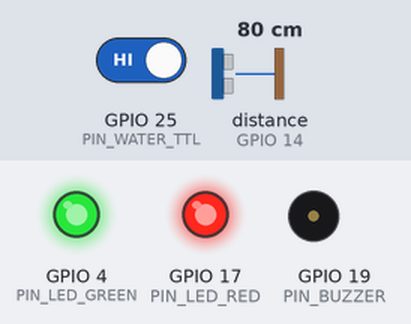
A sketch run on a simulated ESP32. Shown: output pins drawn as LEDs (lit = HIGH), buzzer (waves = sounding, pin HIGH). Wiring (inferred from the names in the program): ultrasonic range finder: trigger GPIO 13; echo GPIO 14. Dashed ring = blinking. The inputs (shaded band) are chosen by the test bench; at power-on: distance to the obstacle (sensor on GPIO 14) 80 cm, GPIO 25 (PIN_WATER_TTL) HIGH. The echo pulse lasts 58.3 µs per cm; WiFi joins after 1.5 s; servers stay silent unless stated; uploads are accepted with an empty reply; pins used as bus, display or sensor lines are not drawn; what the sketch prints to the serial monitor is not drawn. At 19.0 s the program puts the board to deep sleep or switches it off; the recording ends there.

Above: at 2.3 s.
5.3 s: distance to the obstacle (sensor on GPIO 14) set to 73 cm
At 8.9 s:
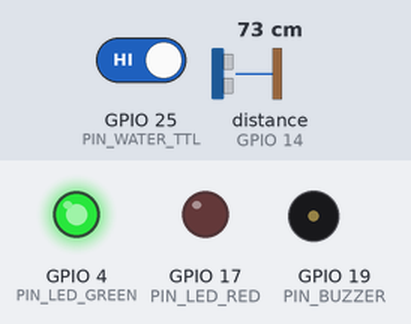
12.0 s: distance to the obstacle (sensor on GPIO 14) set to 120 cm
At 13.3 s:
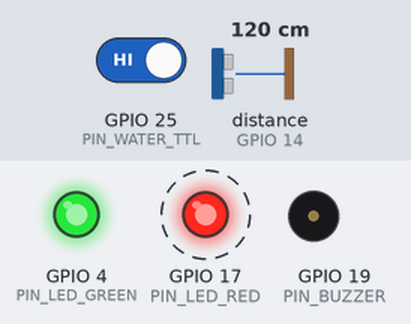
15.5 s: distance to the obstacle (sensor on GPIO 14) set to 2 cm
At 16.33 s:
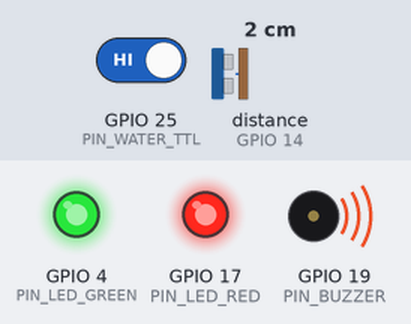
19.0 s: GPIO 25 (PIN_WATER_TTL) driven LOW
Timing chart, 0 to 19.0 s (numbered marks = the images above; inputs shaded):
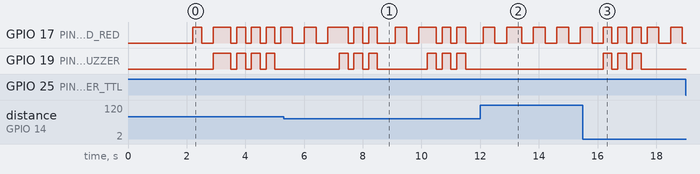

The sketch:

thefloodmonitor.ino
```cpp
#include <WiFi.h>
#include <HTTPClient.h>

// ─── Pin definitions ────────────────────────────────────────
#define PIN_WATER_TTL   25
#define PIN_TRIG        13
#define PIN_ECHO        14
#define PIN_LED_GREEN    4
#define PIN_LED_RED     17
#define PIN_BUZZER      19

// ─── Timing ─────────────────────────────────────────────────
#define CHECK_INTERVAL      3000
#define SENSOR_ECHO_TIMEOUT 25000

// ─── WiFi / Supabase ────────────────────────────────────────
const char* WIFI_SSID    = "zzhnb666";
const char* WIFI_PASS    = "zzh666666";
const char* SUPABASE_URL = "https://cbmleqcqohvaqelsbwuc.supabase.co";
const char* SUPABASE_KEY = "eyJhbGciOiJIUzI1NiIsInR5cCI6IkpXVCJ9.eyJpc3MiOiJzdXBhYmFzZSIsInJlZiI6ImNibWxlcWNxb2h2YXFlbHNid3VjIiwicm9sZSI6ImFub24iLCJpYXQiOjE3NzkxNzgwMzYsImV4cCI6MjA5NDc1NDAzNn0.sYdbPsT1w3gocZlW6_pqazdKCbsun2cNStWe9Uiz8cg";

// ─── Runtime state ──────────────────────────────────────────
float    installHeight         = 25.0f;
float    levelWarn             = 1.0f;
float    levelCritical         = 2.0f;
int      sensorErrorThreshold  = 3;

bool     waterDetected         = false;
bool     ultrasonicActive      = false;
float    lastWaterLevel        = -1.0f;
int      consecutiveEchoFails  = 0;
bool     sensorErrorState      = false;
unsigned long lastCheckTime    = 0;

// ─── Helpers ────────────────────────────────────────────────

void beep(int times, int onMs = 300, int offMs = 200) {
  for (int i = 0; i < times; i++) {
    digitalWrite(PIN_LED_RED, HIGH);
    digitalWrite(PIN_BUZZER,  HIGH);
    delay(onMs);
    digitalWrite(PIN_LED_RED, LOW);
    digitalWrite(PIN_BUZZER,  LOW);
    if (i < times - 1) delay(offMs);
  }
}

void beepLong() {
  digitalWrite(PIN_LED_RED, HIGH);
  digitalWrite(PIN_BUZZER,  HIGH);
  delay(1200);
  digitalWrite(PIN_LED_RED, LOW);
  digitalWrite(PIN_BUZZER,  LOW);
}

void blinkLed(int pin, unsigned long& lastT, bool& state, unsigned long interval = 400) {
  unsigned long now = millis();
  if (now - lastT > interval) {
    lastT = now;
    state = !state;
    digitalWrite(pin, state);
  }
}

// ─── WiFi ───────────────────────────────────────────────────

void connectWiFi() {
  Serial.printf("[WiFi] Connecting to %s", WIFI_SSID);
  WiFi.begin(WIFI_SSID, WIFI_PASS);
  int tries = 0;
  while (WiFi.status() != WL_CONNECTED && tries < 20) {
    delay(500);
    Serial.print(".");
    tries++;
  }
  if (WiFi.status() == WL_CONNECTED) {
    Serial.printf("\n[WiFi] Connected — IP: %s\n", WiFi.localIP().toString().c_str());
  } else {
    Serial.println("\n[WiFi] Failed — running offline");
  }
}

// ─── Supabase helpers ───────────────────────────────────────

String supabaseGet(const char* path) {
  if (WiFi.status() != WL_CONNECTED) return "";
  HTTPClient http;
  http.begin(String(SUPABASE_URL) + path);
  http.addHeader("apikey",        SUPABASE_KEY);
  http.addHeader("Authorization", String("Bearer ") + SUPABASE_KEY);
  int code = http.GET();
  String body = (code == 200) ? http.getString() : "";
  http.end();
  return body;
}

bool supabasePost(const char* path, const String& json) {
  if (WiFi.status() != WL_CONNECTED) return false;
  HTTPClient http;
  http.begin(String(SUPABASE_URL) + path);
  http.addHeader("Content-Type",  "application/json");
  http.addHeader("apikey",        SUPABASE_KEY);
  http.addHeader("Authorization", String("Bearer ") + SUPABASE_KEY);
  int code = http.POST(json);
  http.end();
  return code == 201;
}

bool supabasePatch(const char* path, const String& json) {
  if (WiFi.status() != WL_CONNECTED) return false;
  HTTPClient http;
  http.begin(String(SUPABASE_URL) + path);
  http.addHeader("Content-Type",  "application/json");
  http.addHeader("apikey",        SUPABASE_KEY);
  http.addHeader("Authorization", String("Bearer ") + SUPABASE_KEY);
  int code = http.PATCH(json);
  http.end();
  return (code == 200 || code == 204);
}

// ─── Config ─────────────────────────────────────────────────

float jsonFloat(const String& json, const char* key, float fallback) {
  String search = String("\"") + key + "\":";
  int idx = json.indexOf(search);
  if (idx < 0) return fallback;
  idx += search.length();
  while (idx < (int)json.length() && (json[idx] == ' ' || json[idx] == '"')) idx++;
  return json.substring(idx).toFloat();
}

int jsonInt(const String& json, const char* key, int fallback) {
  float v = jsonFloat(json, key, (float)fallback);
  return (int)v;
}

void loadConfig() {
  Serial.println("[Config] Loading from Supabase...");
  String body = supabaseGet("/rest/v1/config?id=eq.1&select=*");
  if (body.length() < 5) {
    Serial.println("[Config] Failed or empty — using defaults");
    return;
  }
  levelWarn            = jsonFloat(body, "level_warn",             levelWarn);
  levelCritical        = jsonFloat(body, "level_critical",         levelCritical);
  installHeight        = jsonFloat(body, "install_height",         installHeight);
  sensorErrorThreshold = jsonInt  (body, "sensor_error_threshold", sensorErrorThreshold);

  Serial.printf("[Config] warn=%.1f cm  critical=%.1f cm  height=%.1f cm  errorThresh=%d\n",
                levelWarn, levelCritical, installHeight, sensorErrorThreshold);
}

void writeInstallHeight(float height) {
  String json = "{\"install_height\":" + String(height, 1) + "}";
  bool ok = supabasePatch("/rest/v1/config?id=eq.1", json);
  Serial.printf("[Config] install_height=%.1f cm written — %s\n", height, ok ? "OK" : "FAIL");
}

// ─── Ultrasonic ─────────────────────────────────────────────

float measureDistance() {
  digitalWrite(PIN_TRIG, LOW);
  delayMicroseconds(2);
  digitalWrite(PIN_TRIG, HIGH);
  delayMicroseconds(10);
  digitalWrite(PIN_TRIG, LOW);
  long us = pulseIn(PIN_ECHO, HIGH, SENSOR_ECHO_TIMEOUT);
  if (us == 0) return -1.0f;
  return us * 0.0343f / 2.0f;
}

float measureDistanceStable() {
  float s[3];
  int valid = 0;
  for (int i = 0; i < 3; i++) {
    float d = measureDistance();
    if (d > 0) s[valid++] = d;
    delay(60);
  }
  if (valid == 0) return -1.0f;
  if (valid == 1) return s[0];
  if (s[0] > s[1]) { float t = s[0]; s[0] = s[1]; s[1] = t; }
  if (valid == 2)  return (s[0] + s[1]) / 2.0f;
  if (s[1] > s[2]) { float t = s[1]; s[1] = s[2]; s[2] = t; }
  if (s[0] > s[1]) { float t = s[0]; s[0] = s[1]; s[1] = t; }
  return s[1];
}

// ─── Readings upload ────────────────────────────────────────

void postReading(float waterLevel, float distance, const char* state, bool rising, bool ultrasonicError) {
  String json = "{\"water_level\":"      + String(waterLevel, 1)  +
                ",\"distance\":"         + String(distance, 1)    +
                ",\"alarm\":"            + (strcmp(state,"safe") != 0 ? "true" : "false") +
                ",\"state\":\""          + state                  + "\"" +
                ",\"rising\":"           + (rising ? "true" : "false") +
                ",\"ultrasonic_error\":" + (ultrasonicError ? "true" : "false") +
                "}";
  bool ok = supabasePost("/rest/v1/readings", json);
  Serial.printf("[Upload] state=%s rising=%d error=%d — %s\n",
                state, rising, ultrasonicError, ok ? "OK" : "FAIL");
}

// ─── Sensor error handling ──────────────────────────────────

void handleSensorError() {
  sensorErrorState = true;
  Serial.println("[ERROR] Ultrasonic sensor lost");

  // Green off — power indicator extinguished on fault
  digitalWrite(PIN_LED_GREEN, LOW);
  digitalWrite(PIN_LED_RED,   HIGH);
  beepLong();

  float reportLevel = (lastWaterLevel >= 0.0f) ? lastWaterLevel : 0.0f;
  Serial.printf("[ERROR] Last known water level: %.1f cm\n", reportLevel);
  postReading(reportLevel, 0.0f, "sensor_error", false, true);

  Serial.println("[ERROR] System halted. Power cycle required.");
  while (true) {
    delay(5000);
    beepLong();
  }
}

// ─── Sleep ──────────────────────────────────────────────────

void goToSleep() {
  Serial.println("[Sleep] Dry — entering deep sleep, wake on water sensor HIGH");
  Serial.flush();
  lastWaterLevel = -1.0f;
  digitalWrite(PIN_LED_GREEN, HIGH);   // green steady = power on / standby
  digitalWrite(PIN_LED_RED,   LOW);
  esp_sleep_enable_ext0_wakeup((gpio_num_t)PIN_WATER_TTL, HIGH);
  esp_deep_sleep_start();
}

// ─── Boot self-test ─────────────────────────────────────────

void selfTest() {
  Serial.println("[Self-test] Starting...");

  digitalWrite(PIN_LED_RED, HIGH);
  delay(300);
  digitalWrite(PIN_LED_RED, LOW);

  Serial.println("[Self-test] Measuring install height (3 samples, median)...");
  float dist = measureDistanceStable();

  if (dist > 0) {
    installHeight = dist;
    Serial.printf("[Self-test] Install height: %.1f cm\n", installHeight);
    writeInstallHeight(installHeight);
    beep(1);
  } else {
    Serial.printf("[Self-test] No echo — using config height: %.1f cm\n", installHeight);
    beep(2, 150, 100);
  }

  Serial.println("[Self-test] Done");
}

// ─── Setup ──────────────────────────────────────────────────

void setup() {
  Serial.begin(115200);
  delay(500);

  pinMode(PIN_WATER_TTL, INPUT);
  pinMode(PIN_LED_GREEN,  OUTPUT);
  pinMode(PIN_LED_RED,    OUTPUT);
  pinMode(PIN_BUZZER,     OUTPUT);
  pinMode(PIN_TRIG,       OUTPUT);
  pinMode(PIN_ECHO,       INPUT);

  // Green on immediately — power indicator
  digitalWrite(PIN_LED_GREEN, HIGH);
  digitalWrite(PIN_LED_RED,   LOW);
  digitalWrite(PIN_BUZZER,    LOW);
  digitalWrite(PIN_TRIG,      LOW);

  connectWiFi();
  loadConfig();

  esp_sleep_wakeup_cause_t cause = esp_sleep_get_wakeup_cause();

  if (cause == ESP_SLEEP_WAKEUP_EXT0) {
    Serial.println("\n====== Woke up: water detected! ======");
    digitalWrite(PIN_LED_GREEN, HIGH);   // ensure green stays on after wake
    waterDetected    = true;
    ultrasonicActive = true;
    lastCheckTime    = millis() - CHECK_INTERVAL;
    beep(2);
  } else {
    Serial.println("\n====== Smart Flood Sentinel starting ======");
    selfTest();

    bool currentWet = (digitalRead(PIN_WATER_TTL) == HIGH);
    if (!currentWet) {
      goToSleep();
    }
    waterDetected    = true;
    ultrasonicActive = true;
    lastCheckTime    = millis() - CHECK_INTERVAL;
    beep(2);
  }

  Serial.println("===========================================\n");
}

// ─── Loop ───────────────────────────────────────────────────

void loop() {
  static unsigned long blinkRedT = 0;
  static bool          blinkRedS = false;

  unsigned long now = millis();

  if (now - lastCheckTime >= CHECK_INTERVAL) {
    lastCheckTime = now;

    bool currentWet = (digitalRead(PIN_WATER_TTL) == HIGH);
    Serial.println("---------- Cycle ----------");
    Serial.printf("[Water sensor] %s\n", currentWet ? "WET" : "DRY");

    if (!currentWet) {
      digitalWrite(PIN_LED_RED, LOW);
      Serial.println("[OK] Water gone — sleeping");
      goToSleep();
    }

    if (currentWet && !waterDetected) {
      waterDetected        = true;
      ultrasonicActive     = true;
      lastWaterLevel       = -1.0f;
      consecutiveEchoFails = 0;
      Serial.println("[Alert] Water first detected");
      postReading(0, 0, "warning", false, false);
      beep(2);
    }

    if (ultrasonicActive) {
      float dist = measureDistanceStable();

      if (dist < 0) {
        consecutiveEchoFails++;
        Serial.printf("[Ultrasonic] No echo (%d/%d)\n", consecutiveEchoFails, sensorErrorThreshold);
        if (consecutiveEchoFails >= sensorErrorThreshold) {
          handleSensorError();
        }
      } else {
        consecutiveEchoFails = 0;

        float wl = max(0.0f, installHeight - dist);
        Serial.printf("[Ultrasonic] dist=%.1f cm  level=%.1f cm\n", dist, wl);

        const char* state;
        if      (wl >= levelCritical)           state = "critical";
        else if (wl >= levelWarn || currentWet) state = "warning";
        else                                    state = "safe";

        bool rising = (lastWaterLevel >= 0.0f && (wl - lastWaterLevel) > 0.5f);

        if (strcmp(state, "critical") == 0) {
          beep(3);
        } else if (rising) {
          beep(2);
        } else if (lastWaterLevel < 0.0f) {
          beep(2);
        }

        postReading(wl, dist, state, rising, false);
        lastWaterLevel = wl;
      }
    }

    Serial.println();
  }

  // Red blinks as alert indicator while water present and sensor healthy
  // Green is a steady power indicator — never blinked
  if (waterDetected && !sensorErrorState) {
    blinkLed(PIN_LED_RED, blinkRedT, blinkRedS, 400);
  }
}
```

Measured:
- the behaviour switches between 78 and 77 cm on distance to the obstacle (sensor on GPIO 14) (found by bisection; images 0 and 1)
- after the input at 5.3 s, GPIO 19 (PIN_BUZZER): LOW → HIGH after 1.9 s, → LOW 0.30 s later, → HIGH 0.20 s later, → LOW 0.30 s later, … (12 changes in this stretch)
- after the input at 12.0 s, GPIO 19 (PIN_BUZZER): stops changing and stays LOW
- after the input at 15.5 s, GPIO 19 (PIN_BUZZER): alternates HIGH for 0.30 s and LOW for 0.20 s, 6 changes in all, then stays LOW, starting after 0.69 s
- after the input at 19.0 s, every drawn part: stays the same
- by itself, GPIO 19 (PIN_BUZZER): alternates HIGH for 0.30 s and LOW for 0.20 s
